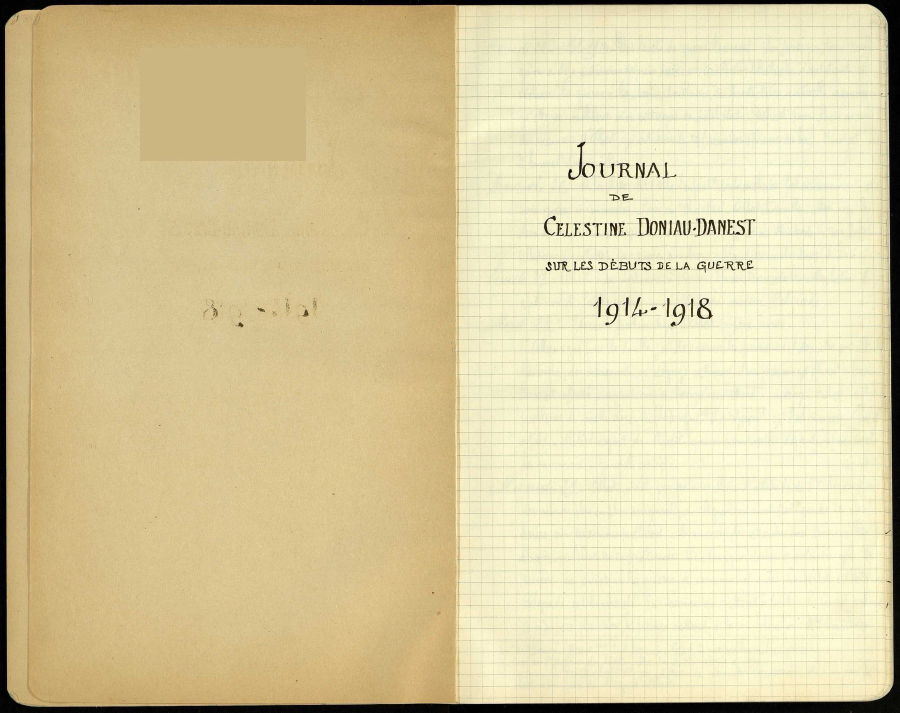
#> input picture tests/data/pages/journal-p001.jpg, 1800 x 1425 px (shown at 1/2 size)
$ python -i layout.py   (imports and definitions only)
#> lines starting #> are read from the running program, lines starting #| are printed output that depends on the picture; after the words box and inside, x2 and y2 are one past the last pixel; in counts of white or black regions, pixels touching at a corner belong together
"""Line-band detection, and the slot-to-pixel mapping the report crops use.

The backends return text, not coordinates, so manyhands finds the line bands itself. A
horizontal ink profile gives the vertical extent of each written line, and the consensus
text is then laid over those bands by character count. The band is measured; the position
along it is an estimate, which is why the report shows the whole line crop with the slot
marked rather than a tight crop.

A two-column page produces bands that span both columns. v1 documents that limit rather
than guessing a cross-column reading order.
"""

from __future__ import annotations

from collections.abc import Sequence
from dataclasses import dataclass

import numpy as np
from PIL import Image

#: Pages are profiled at this longest-side size; bands are scaled back afterwards.
_PROFILE_MAX_DIM = 1600

#: An edge row or column at least this inked is the scanner's dark frame, not writing.
_BORDER_INK_FRACTION = 0.5

#: Once a frame is found, its softened edge is trimmed down to this share as well.
_BORDER_RAMP_FRACTION = 0.12

#: A row joins a line's core when it holds at least this share of the busiest row's ink.
_ROW_INK_FRACTION = 0.06

#: A core then grows outward over every row holding at least this share.
_BAND_EDGE_FRACTION = 0.01

#: Within a band, ink is counted over a character-wide window and the columns holding
#: less than this share of the busiest window are not part of the line.
_COLUMN_INK_FRACTION = 0.1

#: Bands thinner than this share of the profiled page height are specks, not lines.
_MIN_BAND_FRACTION = 0.004


@dataclass(frozen=True, slots=True)
class Band:
    """The pixel extent of one detected line of writing, in original image coordinates."""

    x: int
    y: int
    width: int
    height: int


def detect_bands(image: Image.Image) -> list[Band]:
    """Return the line bands of a page image, top to bottom.

    :param image: The page image.
    :returns: One band per detected line of writing. Empty for a blank page.
    """
    grey = image.convert("L")
    scale = max(grey.width, grey.height) / _PROFILE_MAX_DIM
    if scale > 1.0:
        grey = grey.resize((max(1, round(grey.width / scale)), max(1, round(grey.height / scale))))
    else:
        scale = 1.0

    pixels = np.asarray(grey, dtype=np.uint8)
    # Inclusive: the Otsu level is the top of the ink class, and a bitonal scan puts
    # every ink pixel at exactly that level.
    ink = pixels <= _otsu_threshold(pixels)
    height, width = ink.shape
    top, bottom = _solid_edges(ink.sum(axis=1) / max(1, width))
    left_edge, right_edge = _solid_edges(ink.sum(axis=0) / max(1, height))
    body = ink[top:bottom, left_edge:right_edge]
    rows = body.sum(axis=1)
    if not rows.any():
        return []

    peak = int(rows.max())
    min_height = max(2, round(body.shape[0] * _MIN_BAND_FRACTION))
    cores = [
        run
        for run in _runs(rows >= max(1.0, peak * _ROW_INK_FRACTION), gap=min_height // 2)
        if run[1] - run[0] >= min_height
    ]
    bands: list[Band] = []
    for start, stop in _grow_cores(cores, rows, max(1.0, peak * _BAND_EDGE_FRACTION)):
        # The frame fades into the page rather than stopping at a row, so a band that
        # reaches the trimmed edge is the rest of the frame and not a line of writing.
        if (start == 0 and top > 0) or (stop == rows.size and bottom < height):
            continue
        span = _ink_span(body[start:stop].sum(axis=0), stop - start)
        if span is None:
            continue
        left, right = span
        bands.append(
            Band(
                x=round((left_edge + left) * scale),
                y=round((top + start) * scale),
                width=max(1, round((right - left) * scale)),
                height=max(1, round((stop - start) * scale)),
            )
        )
    return bands


def _ink_span(columns: np.ndarray, reach: int) -> tuple[int, int] | None:
    """Return the ``(start, stop)`` columns a line of writing occupies.

    A speck, a gutter smudge or the show-through from the facing page would otherwise
    stretch the band across the whole scan, so ink is counted over a window about one
    character wide and the quiet ends of the line are dropped.
    """
    window = np.convolve(columns, np.ones(max(1, reach)), "same")
    if not window.any():
        return None
    inked = np.flatnonzero((columns > 0) & (window >= window.max() * _COLUMN_INK_FRACTION))
    if inked.size == 0:
        return None
    return int(inked[0]), int(inked[-1]) + 1


def _solid_edges(profile: np.ndarray) -> tuple[int, int]:
    """Return the ``(start, stop)`` of ``profile`` with its scan-border ends removed."""
    start, stop = _trim_ends(profile, 0, profile.size, _BORDER_INK_FRACTION)
    if start or stop < profile.size:
        # The frame is anti-aliased into the page. Left in, that ramp reads as a line of
        # writing along the edge.
        start, stop = _trim_ends(profile, start, stop, _BORDER_RAMP_FRACTION)
    return start, stop


def _trim_ends(profile: np.ndarray, start: int, stop: int, threshold: float) -> tuple[int, int]:
    """Move ``start`` and ``stop`` inward past every value at or above ``threshold``."""
    while start < stop and profile[start] >= threshold:
        start += 1
    while stop > start and profile[stop - 1] >= threshold:
        stop -= 1
    return start, stop


def _grow_cores(
    cores: list[tuple[int, int]], rows: np.ndarray, faint: float
) -> list[tuple[int, int]]:
    """Grow each line core over its faint rows, stopping halfway to the next core.

    The core is the dense middle of a line of writing. Ascenders, descenders and the tail
    of a long s live in the faint rows either side, and a crop without them is unreadable.
    """
    grown: list[tuple[int, int]] = []
    for index, (start, stop) in enumerate(cores):
        upper = (cores[index - 1][1] + start) // 2 if index else 0
        lower = (stop + cores[index + 1][0] + 1) // 2 if index + 1 < len(cores) else rows.size
        while start > upper and rows[start - 1] > faint:
            start -= 1
        while stop < lower and rows[stop] > faint:
            stop += 1
        grown.append((start, stop))
    return grown


def _otsu_threshold(pixels: np.ndarray) -> int:
    """Return the grey level that best separates ink from paper."""
    histogram = np.bincount(pixels.ravel(), minlength=256).astype(np.float64)
    total = histogram.sum()
    if total == 0:
        return 128
    levels = np.arange(256, dtype=np.float64)
    weight_low = np.cumsum(histogram)
    weight_high = total - weight_low
    sum_low = np.cumsum(histogram * levels)
    sum_total = sum_low[-1]
    valid = (weight_low > 0) & (weight_high > 0)
    if not valid.any():
        return 128
    mean_low = np.divide(sum_low, weight_low, out=np.zeros(256), where=valid)
    mean_high = np.divide(sum_total - sum_low, weight_high, out=np.zeros(256), where=valid)
    between = weight_low * weight_high * (mean_low - mean_high) ** 2
    between[~valid] = -1.0
    return int(np.argmax(between))


def _runs(mask: np.ndarray, *, gap: int) -> list[tuple[int, int]]:
    """Return ``(start, stop)`` runs of True, merging runs separated by at most ``gap``."""
    indices = np.flatnonzero(mask)
    if indices.size == 0:
        return []
    breaks = np.flatnonzero(np.diff(indices) > max(1, gap))
    starts = np.concatenate(([indices[0]], indices[breaks + 1]))
    stops = np.concatenate((indices[breaks], [indices[-1]])) + 1
    return [(int(start), int(stop)) for start, stop in zip(starts, stops, strict=True)]


# [21 lines left out: function place_slots, not called in this run]


def _ribbon_length(words: Sequence[str]) -> int:
    """Return the character length of a line, counting one space between words."""
    return sum(max(1, len(word)) for word in words) + max(0, len(words) - 1)


# [47 lines left out: functions _share_bands, _lay_out, _span, not called in this run]

>>> from PIL import Image
>>> picture = Image.open('../../tests/data/pages/journal-p001.jpg')
#> picture is the input picture: PIL image 1800x1425 RGB; mean R, G, B 216.7, 203.8, 160.6
>>> result = detect_bands(picture)
#> in detect_bands, `grey = image.convert("L")`:
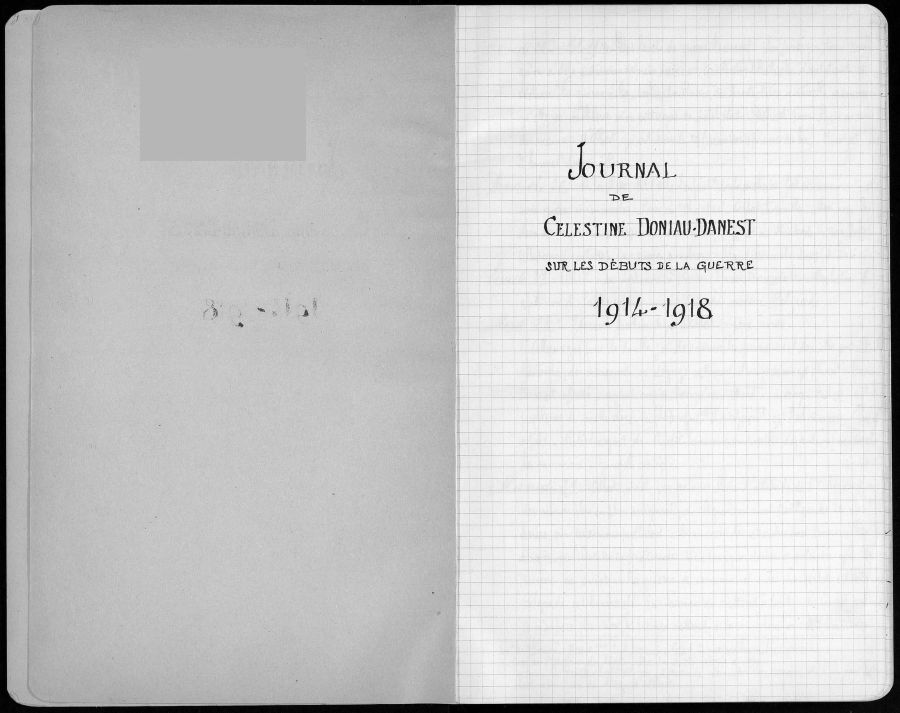
#> grey: PIL image 1800x1425 L (shown at 1/2 size); min 0, max 254, mean 202.7
#> in _otsu_threshold, `histogram = np.bincount(pixels.ravel(), minlength=256).astype(np.float..`: histogram = 256 values, max 81843 at index 182, min 62 at index 91, mean 7918.8
#> in _otsu_threshold, `total = histogram.sum()`: total = 2027200
#> in _otsu_threshold, `weight_low = np.cumsum(histogram)`: weight_low = 256 values from 3571 to 2027200
#> in _otsu_threshold, `weight_high = total - weight_low`: weight_high = 256 values, max 2023629 at index 0, min 0 at index 255, mean 1605008.4
#> in _otsu_threshold, `sum_low = np.cumsum(histogram * levels)`: sum_low = 256 values from 0 to 410882160
#> in _otsu_threshold, `sum_total = sum_low[-1]`: sum_total = 410882160
#> in _otsu_threshold, `mean_low = np.divide(sum_low, weight_low, out=np.zeros(256), where=val..`: mean_low = 256 values, max 202.7 at index 254, min 0 at index 0, mean 63.83
#> in _otsu_threshold, `mean_high = np.divide(sum_total - sum_low, weight_high, out=np.zeros(2..`: mean_high = 256 values, max 255 at index 254, min 0 at index 255, mean 217.2
#> in _otsu_threshold, `between = weight_low * weight_high * (mean_low - mean_high) ** 2`: between = 256 values, max 6.21e+15 at index 111, min 0 at index 255, mean 4.91e+15
#> in detect_bands, `ink = pixels <= _otsu_threshold(pixels)`:
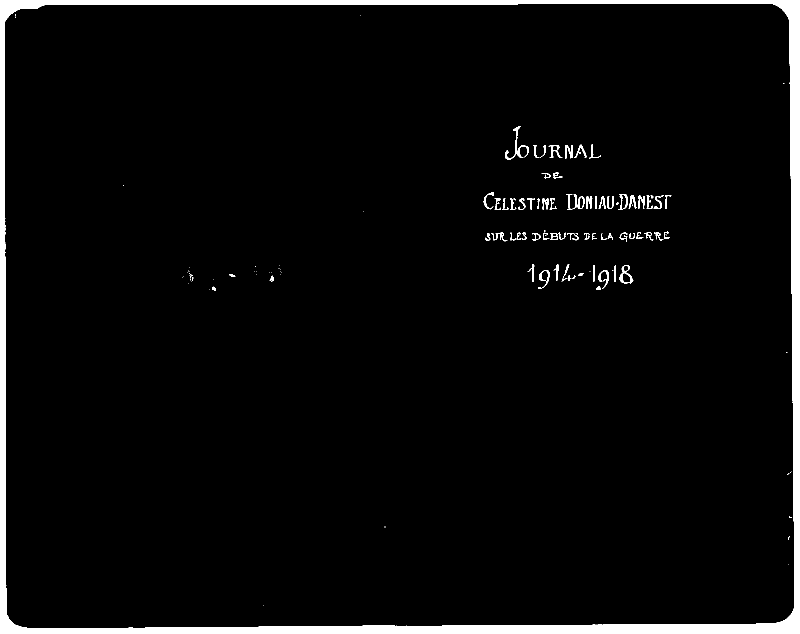
#> ink: shape (1267, 1600) bool (shown at 1/2 size); 4% white; 126 white regions (58 under 20 px), largest, box (x1, y1, x2, y2) and area: (0, 0, 1600, 1267) 73538, (1010, 252, 1041, 320) 341, (1239, 531, 1267, 567) 334
#> the loop in _trim_ends, `while start < stop and profile[start] >= threshold:` made 9 passes
#> after the loop in _trim_ends, `while start < stop and profile[start] >= threshold:`: start = 9
#> the loop in _trim_ends, `while stop > start and profile[stop - 1] >= threshold:` made 16 passes
#> stop on passes 1 to 12: 1266, 1265, 1264, 1263, 1262, 1261, 1260, 1259, 1258, 1257, 1256, 1255
#> after the loop in _trim_ends, `while stop > start and profile[stop - 1] >= threshold:`: stop = 1251
#> in _solid_edges, `start, stop = _trim_ends(profile, 0, profile.size, _BORDER_INK_FRACTION)`: start = 9; stop = 1251
#> the loop in _trim_ends (call 2), `while stop > start and profile[stop - 1] >= threshold:` made 3 passes
#> stop on passes 1 to 3: 1250, 1249, 1248
#> in _solid_edges, `start, stop = _trim_ends(profile, start, stop, _BORDER_RAMP_FRACTION)`: stop = 1248
#> in detect_bands, `top, bottom = _solid_edges(ink.sum(axis=1) / max(1, width))`: top = 9; bottom = 1248
#> in detect_bands, `left_edge, right_edge = _solid_edges(ink.sum(axis=0) / max(1, height))`: left_edge = 12; right_edge = 1579
#> in detect_bands, `body = ink[top:bottom, left_edge:right_edge]`:
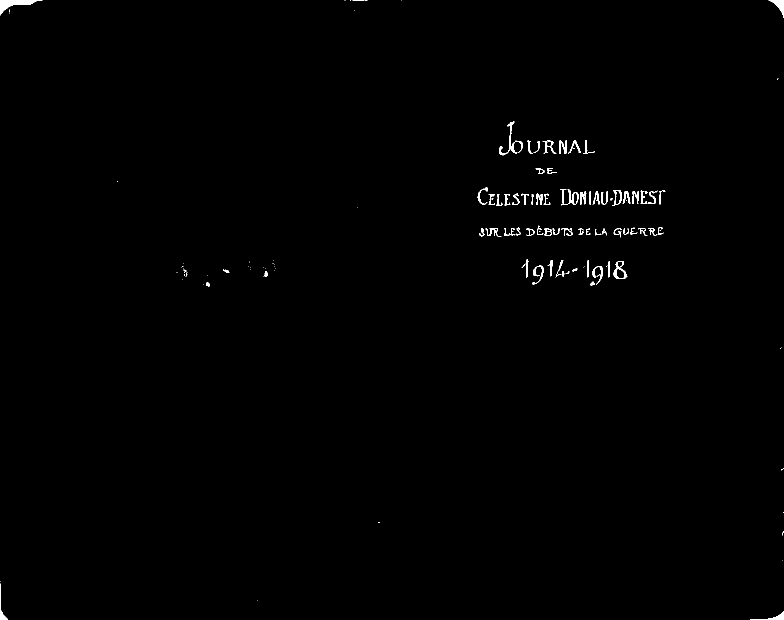
#> body: shape (1239, 1567) bool (shown at 1/2 size); 0.48% white; 135 white regions (63 under 20 px), largest, box (x1, y1, x2, y2) and area: (0, 0, 85, 31) 889, (1537, 0, 1567, 35) 367, (998, 243, 1029, 311) 341
#> in detect_bands, `rows = body.sum(axis=1)`: rows = 1239 values, max 149 at index 0, min 0 at index 35, mean 7.57
#> in detect_bands, `peak = int(rows.max())`: peak = 149
#> in _runs, `indices = np.flatnonzero(mask)`: indices = 174 values from 0 to 1238
#> in _runs, `breaks = np.flatnonzero(np.diff(indices) > max(1, gap))`: breaks = [25, 29, 58, 60, 61, 64, 97, 115, 153, 160]
#> in _runs, `starts = np.concatenate(([indices[0]], indices[breaks + 1]))`: starts = [0, 248, 280, 337, 341, 344, 378, 455, 520, 564, 1226]
#> in _runs, `stops = np.concatenate((indices[breaks], [indices[-1]])) + 1`: stops = [26, 252, 309, 339, 342, 347, 411, 473, 558, 571, 1239]
#> in detect_bands, `cores = [ run for run in _runs(rows >= max(1.0, peak * _ROW_INK_FRACTI..`: cores = [(0, 26), (280, 309), (378, 411), (455, 473), (520, 558), (564, 571), (1226, 1239)]
#> the loop in detect_bands, `for start, stop in _grow_cores(cores, rows, max(1.0, peak * _BAND_EDGE..` made 7 passes
#> (start, stop, left, right) on passes 2 to 6: (243, 311, 998, 1190), (375, 411, 955, 1331), (452, 474, 958, 1327), (519, 561, 354, 1255), (561, 573, 407, 1200)
#> (start, stop) on passes 1, 7: (0, 31), (1219, 1239)
#> after the loop in detect_bands, `for start, stop in _grow_cores(cores, rows, max(1.0, peak * _BAND_EDGE..`: bands = 5 items
#> result = 5 items

$ run again, on tests/data/pages/journal-p002.jpg
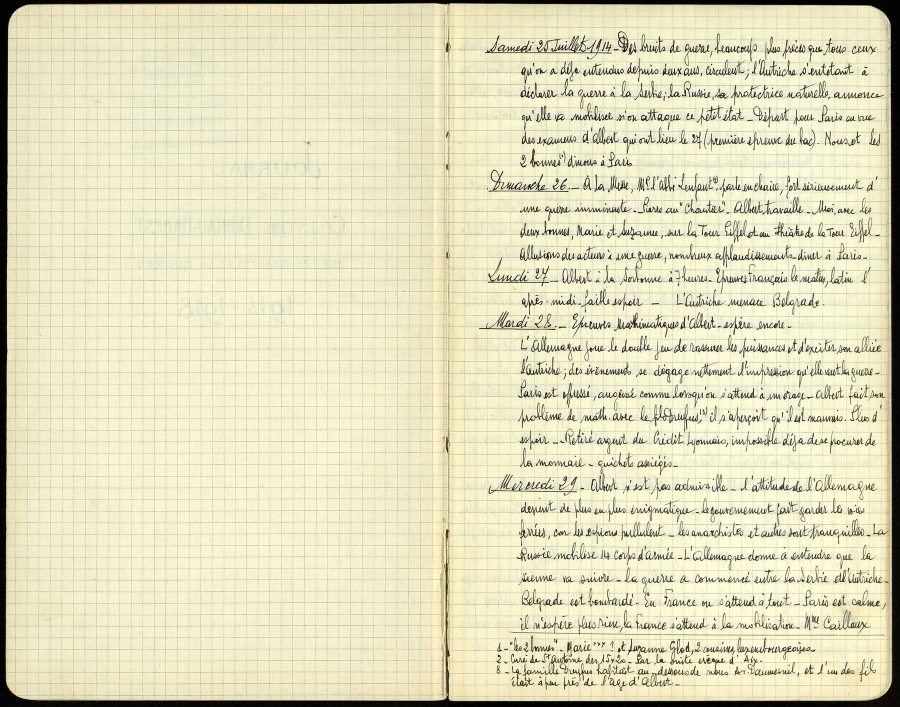
#> input picture tests/data/pages/journal-p002.jpg, 1800 x 1414 px (shown at 1/2 size)
#> picture is the input picture: PIL image 1800x1414 RGB; mean R, G, B 224.2, 221, 189.3
#> histogram = 256 values, max 99429 at index 239, min 295 at index 22, mean 7856.2
#> total = 2011200
#> weight_low = 256 values from 3283 to 2011200
#> weight_high = 256 values, max 2007917 at index 0, min 0 at index 255, mean 1714715.5
#> sum_low = 256 values from 0 to 438967164
#> sum_total = 438967164
#> mean_low = 256 values, max 218.2 at index 254, min 0 at index 0, mean 64.57
#> mean_high = 256 values, max 255 at index 254, min 0 at index 255, mean 230.7
#> between = 256 values, max 8.96e+15 at index 141, min 0 at index 255, mean 6.79e+15
#> in detect_bands, `ink = pixels <= _otsu_threshold(pixels)`:
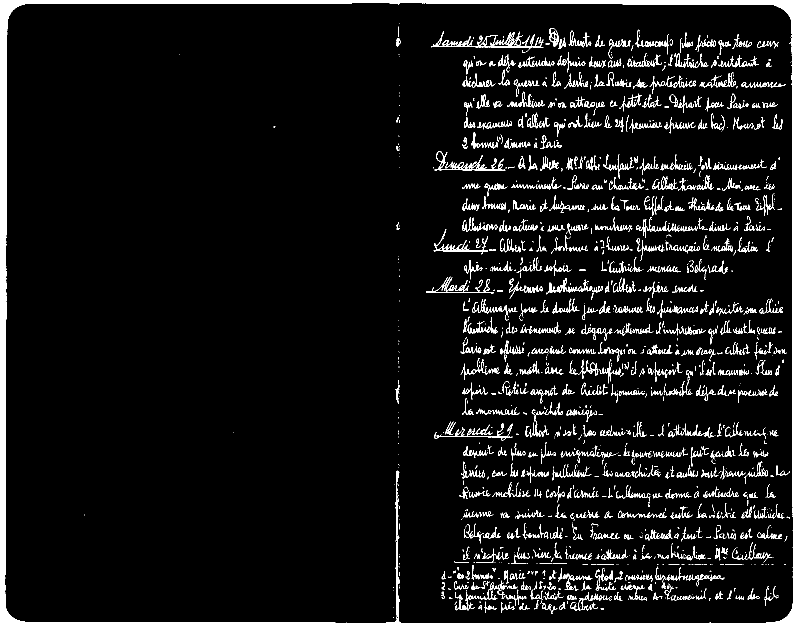
#> ink: shape (1257, 1600) bool (shown at 1/2 size); 7.4% white; 1425 white regions (808 under 20 px), largest, box (x1, y1, x2, y2) and area: (0, 0, 1600, 1257) 67575, (862, 63, 1087, 104) 1568, (869, 302, 1011, 341) 878
#> the loop in _trim_ends, `while start < stop and profile[start] >= threshold:` made 7 passes
#> after the loop in _trim_ends, `while start < stop and profile[start] >= threshold:`: start = 7
#> the loop in _trim_ends, `while stop > start and profile[stop - 1] >= threshold:` made 11 passes
#> stop on passes 1 to 8: 1256, 1255, 1254, 1253, 1252, 1251, 1250, 1249
#> after the loop in _trim_ends, `while stop > start and profile[stop - 1] >= threshold:`: stop = 1246
#> in _solid_edges, `start, stop = _trim_ends(profile, 0, profile.size, _BORDER_INK_FRACTION)`: start = 7; stop = 1246
#> the loop in _trim_ends (call 2), `while start < stop and profile[start] >= threshold:` made 2 passes
#> start on passes 1 to 2: 8, 9
#> the loop in _trim_ends (call 2), `while stop > start and profile[stop - 1] >= threshold:` made 1 pass
#> stop on pass 1: 1245
#> in _solid_edges, `start, stop = _trim_ends(profile, start, stop, _BORDER_RAMP_FRACTION)`: start = 9; stop = 1245
#> top = 9; bottom = 1245
#> left_edge = 14; right_edge = 1583
#> in detect_bands, `body = ink[top:bottom, left_edge:right_edge]`:
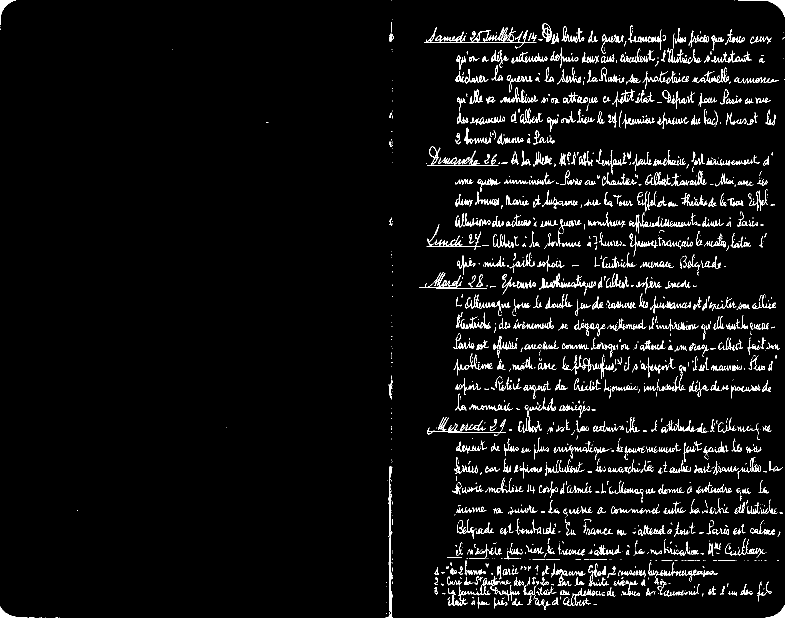
#> body: shape (1236, 1569) bool (shown at 1/2 size); 4.3% white in thin lines or dots
#> rows = 1236 values, max 310 at index 449, min 1 at index 33, mean 67.96
#> peak = 310
#> indices = 776 values from 0 to 1235
#> breaks = 31 values from 15 to 760
#> starts = 32 values from 0 to 1221
#> stops = 32 values from 16 to 1236
#> cores = 30 pairs, first value 0 to 1221, second value 16 to 1236
#> the loop in detect_bands, `for start, stop in _grow_cores(cores, rows, max(1.0, peak * _BAND_EDGE..` made 30 passes
#> (start, stop, left, right) on passes 2 to 9: (47, 94, 779, 1543), (93, 131, 912, 1529), (131, 171, 911, 1558), (174, 216, 914, 1542), (215, 262, 914, 1551), (262, 290, 779, 1109), (295, 339, 852, 1546), (338, 373, 910, 1535)
#> after the loop in detect_bands, `for start, stop in _grow_cores(cores, rows, max(1.0, peak * _BAND_EDGE..`: bands = 28 items
